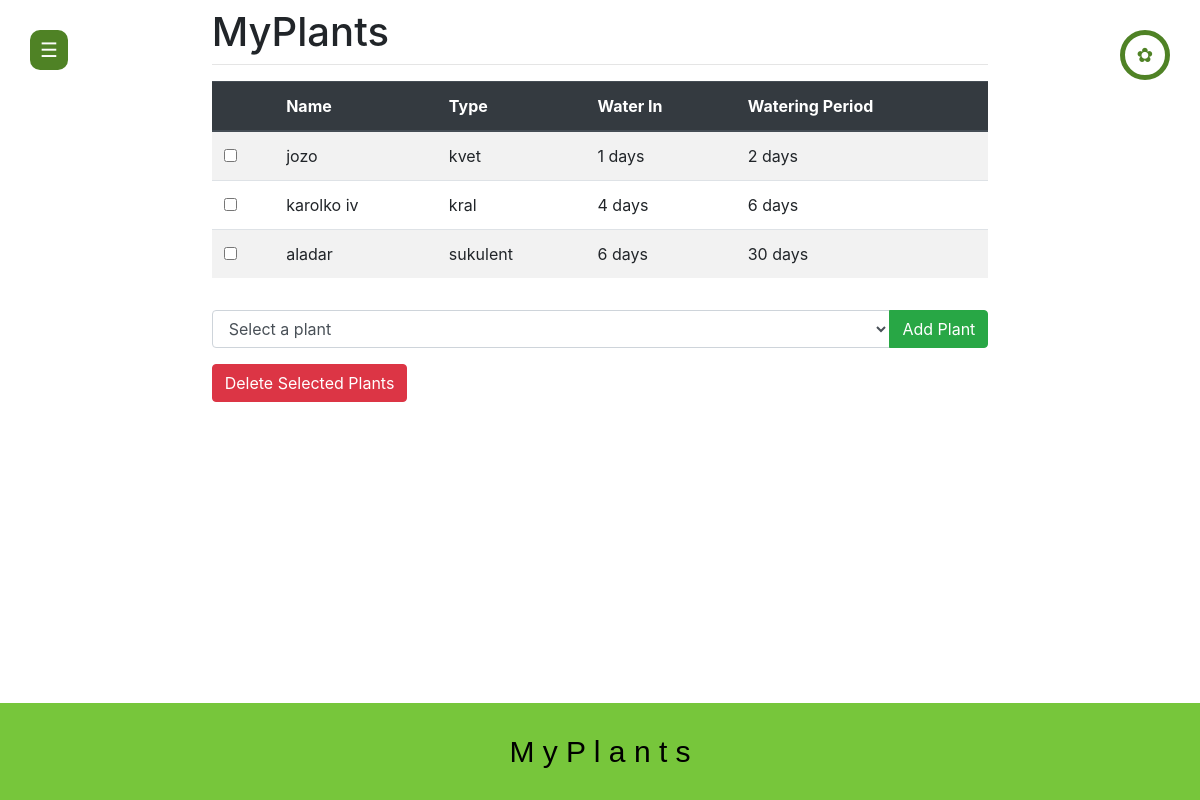
The page /27 (signed in) on the database as committed earlier.
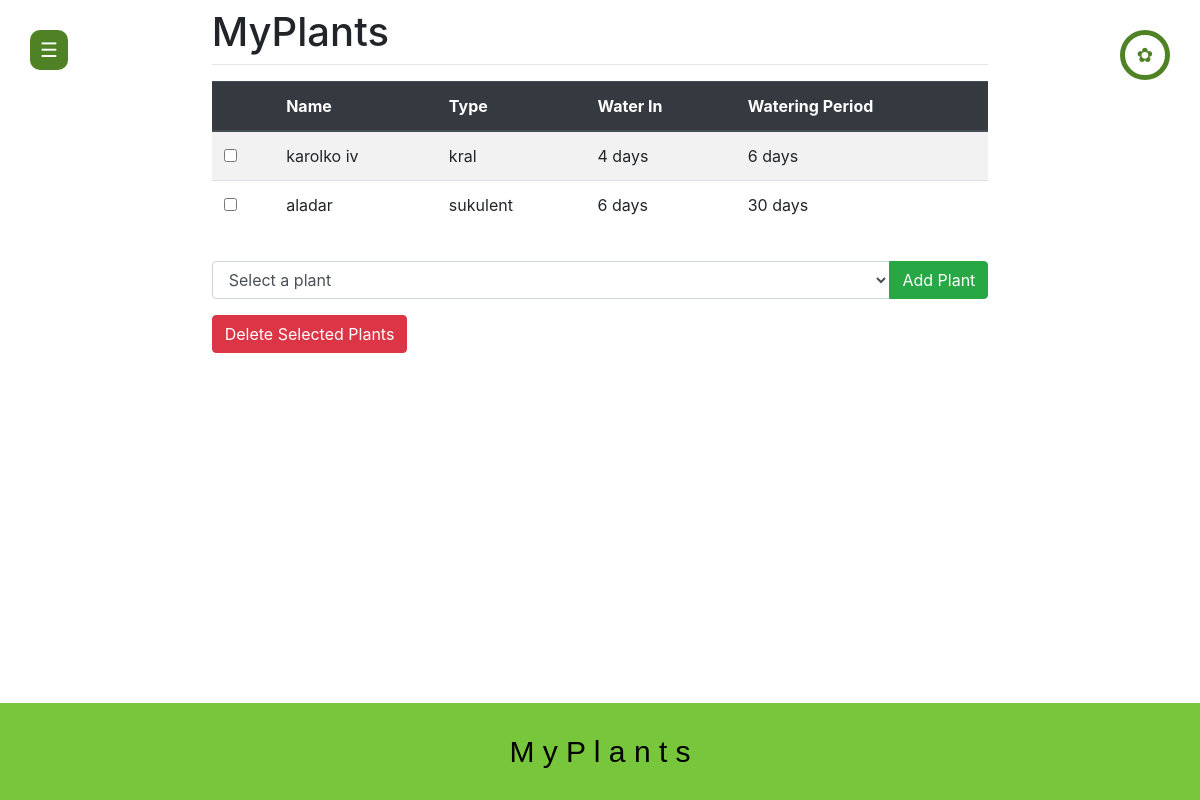
The same page on the database as committed later.
### main/models.py (models this page shows, shortened)
class Plants(models.Model):
    listID = models.ForeignKey(PlantList, on_delete=models.CASCADE, related_name='plants')
    name = models.CharField(max_length=200)
    type = models.CharField(max_length=200)
    water = models.IntegerField()
    period = models.IntegerField()

### main/views.py (the view, shortened to what this page needs)
# urls.py: path("<int:id>", views.list, name="list"),
def list(request, id):
    pl = PlantList.objects.get(id=id)
    user_plants = Plants.objects.filter(listID__userID=request.user)
    if pl in request.user.plantlist_set.all(): # check if the user owns the plant list
        return render(request, "main/list.html", {"pl": pl, "user_plants": user_plants})
    return render(request, "main/view.html", {})

### main/templates/main/list.html (shortened to what this page needs)
{% extends "main/base.html" %}
{% load static %}
{% block content %}
<form method="post" action="">
    <div class="table-responsive">
        <table class="table table-striped">
            <thead class="thead-dark">
                <tr>
                    <th></th>
                    <th>Name</th>
                    <th>Type</th>
                    <th>Water In</th>
                    <th>Watering Period</th>
                </tr>
            </thead>
            <tbody>
                {% for plant in pl.plants.all %}
                <tr>
                    <td>
                        <input type="checkbox" name="selected_plants" value="{{ plant.id }}">
                    </td>
                    <td>{{ plant.name }}</td>
                    <td>{{ plant.type }}</td>
                    <td>{{ plant.water }} days</td>
                    <td>{{ plant.period }} days</td>
                </tr>
                {% endfor %}
            </tbody>
        </table>
    </div>
    <div class="input-group mt-3">
        <select id="id_new" name="new" class="form-control">
            <option value="" selected disabled>Select a plant</option>
        </select>
        <div class="input-group-append">
            <button type="submit" name="addPlant" value="addPlant" class="btn btn-success">Add Plant</button>
        </div>
    </div>
    <button type="submit" name="deleteSelected" value="deleteSelected" class="btn btn-danger mt-3">Delete Selected Plants</button>
</form>
{% endblock %}

Rows that differ between the two databases and show on the page:
removed Plants: name "jozo", type "kvet", water "1", period "2"
